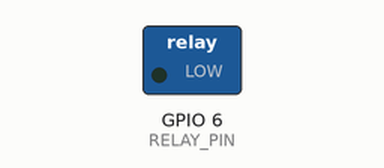
This program was run on a simulated Raspberry Pi (BCM pin numbers). On the bench: switched loads named in the program (green lamp = pin HIGH). Dashed ring = blinking. What the program prints to the terminal is not drawn.

Above: at 0.5 s.
Timing chart, 0 to 4.6 s (numbered marks = the images above):
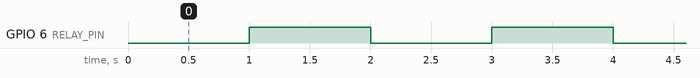

The program:

l5.py
```python
import RPi.GPIO as GPIO
import time
import sys
import termios
import tty

old_settings = termios.tcgetattr(sys.stdin)
tty.setcbreak(sys.stdin.fileno())

# Set up GPIO for Relay Control (GPIO 4)
RELAY_PIN = 6  # GPIO pin 4 connected to the relay module

# Set up GPIO mode
GPIO.setmode(GPIO.BCM)  # Use BCM pin numbering
GPIO.setup(RELAY_PIN, GPIO.OUT, initial=GPIO.HIGH)  # Set relay pin as output and default to HIGH (off for active-low relay)

# This function will turn the relay on or off
def control_relay(state):
    if state == "on":
        GPIO.output(RELAY_PIN, GPIO.LOW)  # Turn relay on (active-low)
        print("Relay is ON")
    elif state == "off":
        GPIO.output(RELAY_PIN, GPIO.HIGH)  # Turn relay off (active-low)
        print("Relay is OFF")

try:
    print("Press \033[1;32mEsc\033[0m to exit")
    print("Relay will continuously toggle on and off every second")

    relay_state = "off"  # Initial state of the relay

    while True:
        # Toggle relay state every second
        if relay_state == "off":
            control_relay("on")
            relay_state = "on"
        else:
            control_relay("off")
            relay_state = "off"

        time.sleep(1)  # Wait for 1 second before toggling again

except KeyboardInterrupt:
    pass
finally:
    GPIO.cleanup()  # Clean up GPIO settings
    termios.tcsetattr(sys.stdin, termios.TCSADRAIN, old_settings)
```

Measured:
- by itself, GPIO 6 (RELAY_PIN): alternates HIGH for 1.0 s and LOW for 1.0 s
